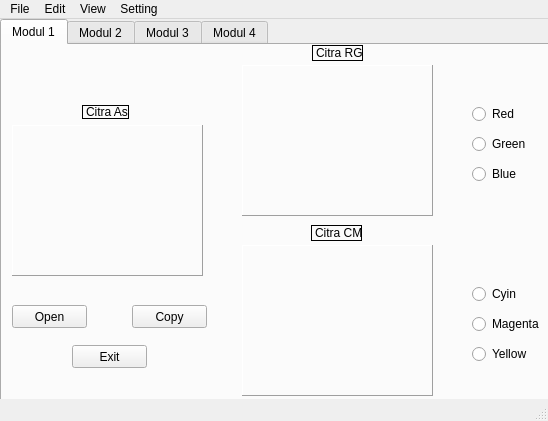
<?xml version="1.0" encoding="UTF-8"?>
<ui version="4.0">
 <class>MainWindow</class>
 <widget class="QMainWindow" name="MainWindow">
  <property name="geometry">
   <rect>
    <x>0</x>
    <y>0</y>
    <width>548</width>
    <height>421</height>
   </rect>
  </property>
  <property name="windowTitle">
   <string>PraktikumPengolahanCitraDigital</string>
  </property>
  <widget class="QWidget" name="centralwidget">
   <widget class="QTabWidget" name="tabWidget">
    <property name="geometry">
     <rect>
      <x>0</x>
      <y>0</y>
      <width>551</width>
      <height>391</height>
     </rect>
    </property>
    <property name="autoFillBackground">
     <bool>false</bool>
    </property>
    <property name="currentIndex">
     <number>0</number>
    </property>
    <widget class="QWidget" name="tab">
     <attribute name="title">
      <string>Modul 1</string>
     </attribute>
     <widget class="QRadioButton" name="btnRed">
      <property name="geometry">
       <rect>
        <x>470</x>
        <y>60</y>
        <width>80</width>
        <height>18</height>
       </rect>
      </property>
      <property name="text">
       <string>Red</string>
      </property>
     </widget>
     <widget class="QRadioButton" name="btnGreen">
      <property name="geometry">
       <rect>
        <x>470</x>
        <y>90</y>
        <width>80</width>
        <height>18</height>
       </rect>
      </property>
      <property name="text">
       <string>Green</string>
      </property>
     </widget>
     <widget class="QRadioButton" name="btnBlue">
      <property name="geometry">
       <rect>
        <x>470</x>
        <y>120</y>
        <width>80</width>
        <height>18</height>
       </rect>
      </property>
      <property name="text">
       <string>Blue</string>
      </property>
     </widget>
     <widget class="QRadioButton" name="btnCyn">
      <property name="geometry">
       <rect>
        <x>470</x>
        <y>240</y>
        <width>80</width>
        <height>18</height>
       </rect>
      </property>
      <property name="text">
       <string>Cyin</string>
      </property>
     </widget>
     <widget class="QRadioButton" name="btnMagenta">
      <property name="geometry">
       <rect>
        <x>470</x>
        <y>270</y>
        <width>80</width>
        <height>18</height>
       </rect>
      </property>
      <property name="text">
       <string>Magenta</string>
      </property>
     </widget>
     <widget class="QRadioButton" name="btnYellow">
      <property name="geometry">
       <rect>
        <x>470</x>
        <y>300</y>
        <width>80</width>
        <height>18</height>
       </rect>
      </property>
      <property name="text">
       <string>Yellow</string>
      </property>
     </widget>
     <widget class="QPushButton" name="openButton">
      <property name="geometry">
       <rect>
        <x>10</x>
        <y>260</y>
        <width>75</width>
        <height>23</height>
       </rect>
      </property>
      <property name="text">
       <string>Open</string>
      </property>
     </widget>
     <widget class="QPushButton" name="copyButton">
      <property name="geometry">
       <rect>
        <x>130</x>
        <y>260</y>
        <width>75</width>
        <height>23</height>
       </rect>
      </property>
      <property name="text">
       <string>Copy</string>
      </property>
     </widget>
     <widget class="QPushButton" name="exitButton">
      <property name="geometry">
       <rect>
        <x>70</x>
        <y>300</y>
        <width>75</width>
        <height>23</height>
       </rect>
      </property>
      <property name="text">
       <string>Exit</string>
      </property>
     </widget>
     <widget class="QLabel" name="pictureBox">
      <property name="geometry">
       <rect>
        <x>10</x>
        <y>80</y>
        <width>191</width>
        <height>151</height>
       </rect>
      </property>
      <property name="autoFillBackground">
       <bool>false</bool>
      </property>
      <property name="frameShape">
       <enum>QFrame::Panel</enum>
      </property>
      <property name="frameShadow">
       <enum>QFrame::Raised</enum>
      </property>
      <property name="text">
       <string/>
      </property>
      <property name="scaledContents">
       <bool>true</bool>
      </property>
     </widget>
     <widget class="QLabel" name="pictureBox2">
      <property name="geometry">
       <rect>
        <x>240</x>
        <y>20</y>
        <width>191</width>
        <height>151</height>
       </rect>
      </property>
      <property name="autoFillBackground">
       <bool>false</bool>
      </property>
      <property name="frameShape">
       <enum>QFrame::Panel</enum>
      </property>
      <property name="frameShadow">
       <enum>QFrame::Raised</enum>
      </property>
      <property name="text">
       <string/>
      </property>
      <property name="scaledContents">
       <bool>true</bool>
      </property>
     </widget>
     <widget class="QLabel" name="pictureBox3">
      <property name="geometry">
       <rect>
        <x>240</x>
        <y>200</y>
        <width>191</width>
        <height>151</height>
       </rect>
      </property>
      <property name="autoFillBackground">
       <bool>false</bool>
      </property>
      <property name="frameShape">
       <enum>QFrame::Panel</enum>
      </property>
      <property name="frameShadow">
       <enum>QFrame::Raised</enum>
      </property>
      <property name="text">
       <string/>
      </property>
      <property name="scaledContents">
       <bool>true</bool>
      </property>
     </widget>
     <widget class="QLabel" name="labelCitraAsli">
      <property name="geometry">
       <rect>
        <x>80</x>
        <y>60</y>
        <width>47</width>
        <height>14</height>
       </rect>
      </property>
      <property name="frameShape">
       <enum>QFrame::Box</enum>
      </property>
      <property name="text">
       <string>Citra Asli</string>
      </property>
     </widget>
     <widget class="QLabel" name="labelCitraRGB">
      <property name="geometry">
       <rect>
        <x>310</x>
        <y>0</y>
        <width>51</width>
        <height>16</height>
       </rect>
      </property>
      <property name="frameShape">
       <enum>QFrame::Box</enum>
      </property>
      <property name="text">
       <string>Citra RGB</string>
      </property>
     </widget>
     <widget class="QLabel" name="labelCitraCMY">
      <property name="geometry">
       <rect>
        <x>309</x>
        <y>180</y>
        <width>51</width>
        <height>16</height>
       </rect>
      </property>
      <property name="frameShape">
       <enum>QFrame::Box</enum>
      </property>
      <property name="text">
       <string>Citra CMY</string>
      </property>
     </widget>
    </widget>
    <widget class="QWidget" name="tab_2">
     <attribute name="title">
      <string>Modul 2</string>
     </attribute>
    </widget>
    <widget class="QWidget" name="tab_3">
     <attribute name="title">
      <string>Modul 3</string>
     </attribute>
    </widget>
    <widget class="QWidget" name="tab_4">
     <attribute name="title">
      <string>Modul 4</string>
     </attribute>
    </widget>
   </widget>
  </widget>
  <widget class="QMenuBar" name="menubar">
   <property name="geometry">
    <rect>
     <x>0</x>
     <y>0</y>
     <width>548</width>
     <height>22</height>
    </rect>
   </property>
   <property name="statusTip">
    <string>Modul1</string>
   </property>
   <property name="defaultUp">
    <bool>true</bool>
   </property>
   <widget class="QMenu" name="menuModul1">
    <property name="title">
     <string>File</string>
    </property>
    <addaction name="actionNew"/>
    <addaction name="separator"/>
   </widget>
   <widget class="QMenu" name="menuModul2">
    <property name="title">
     <string>Edit</string>
    </property>
   </widget>
   <widget class="QMenu" name="menuModul3">
    <property name="title">
     <string>View</string>
    </property>
   </widget>
   <widget class="QMenu" name="menuModul4">
    <property name="title">
     <string>Setting</string>
    </property>
   </widget>
   <addaction name="menuModul1"/>
   <addaction name="menuModul2"/>
   <addaction name="menuModul3"/>
   <addaction name="menuModul4"/>
  </widget>
  <widget class="QStatusBar" name="statusbar"/>
  <action name="actionNew">
   <property name="text">
    <string>New</string>
   </property>
  </action>
 </widget>
 <resources/>
 <connections>
  <connection>
   <sender>openButton</sender>
   <signal>clicked()</signal>
   <receiver>pictureBox</receiver>
   <slot>clear()</slot>
   <hints>
    <hint type="sourcelabel">
     <x>53</x>
     <y>306</y>
    </hint>
    <hint type="destinationlabel">
     <x>54</x>
     <y>270</y>
    </hint>
   </hints>
  </connection>
  <connection>
   <sender>btnRed</sender>
   <signal>clicked()</signal>
   <receiver>pictureBox2</receiver>
   <slot>clear()</slot>
   <hints>
    <hint type="sourcelabel">
     <x>477</x>
     <y>110</y>
    </hint>
    <hint type="destinationlabel">
     <x>425</x>
     <y>113</y>
    </hint>
   </hints>
  </connection>
  <connection>
   <sender>btnGreen</sender>
   <signal>clicked()</signal>
   <receiver>pictureBox2</receiver>
   <slot>clear()</slot>
   <hints>
    <hint type="sourcelabel">
     <x>490</x>
     <y>140</y>
    </hint>
    <hint type="destinationlabel">
     <x>423</x>
     <y>145</y>
    </hint>
   </hints>
  </connection>
  <connection>
   <sender>btnBlue</sender>
   <signal>clicked()</signal>
   <receiver>pictureBox2</receiver>
   <slot>clear()</slot>
   <hints>
    <hint type="sourcelabel">
     <x>476</x>
     <y>174</y>
    </hint>
    <hint type="destinationlabel">
     <x>418</x>
     <y>169</y>
    </hint>
   </hints>
  </connection>
  <connection>
   <sender>btnCyn</sender>
   <signal>clicked()</signal>
   <receiver>pictureBox3</receiver>
   <slot>clear()</slot>
   <hints>
    <hint type="sourcelabel">
     <x>472</x>
     <y>292</y>
    </hint>
    <hint type="destinationlabel">
     <x>424</x>
     <y>291</y>
    </hint>
   </hints>
  </connection>
  <connection>
   <sender>btnMagenta</sender>
   <signal>clicked()</signal>
   <receiver>pictureBox3</receiver>
   <slot>clear()</slot>
   <hints>
    <hint type="sourcelabel">
     <x>473</x>
     <y>322</y>
    </hint>
    <hint type="destinationlabel">
     <x>422</x>
     <y>323</y>
    </hint>
   </hints>
  </connection>
  <connection>
   <sender>btnYellow</sender>
   <signal>clicked()</signal>
   <receiver>pictureBox3</receiver>
   <slot>clear()</slot>
   <hints>
    <hint type="sourcelabel">
     <x>477</x>
     <y>353</y>
    </hint>
    <hint type="destinationlabel">
     <x>420</x>
     <y>351</y>
    </hint>
   </hints>
  </connection>
 </connections>
</ui>
